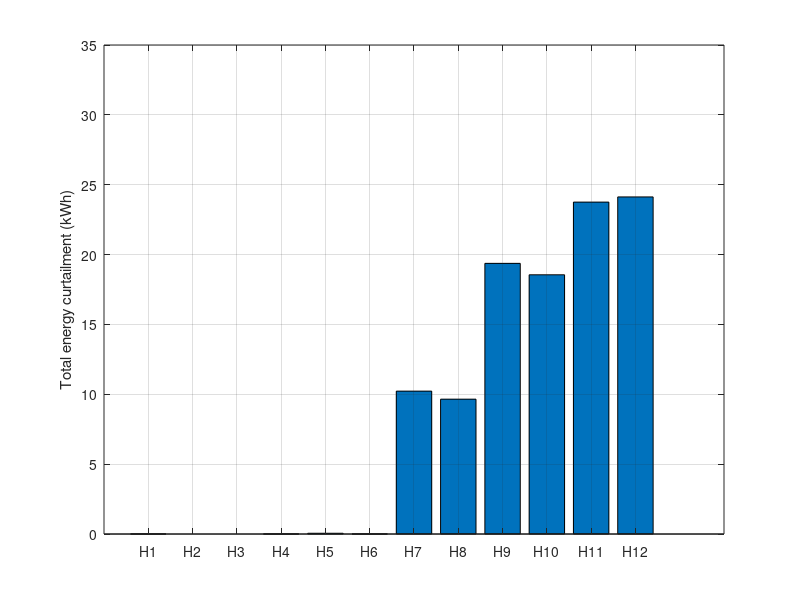
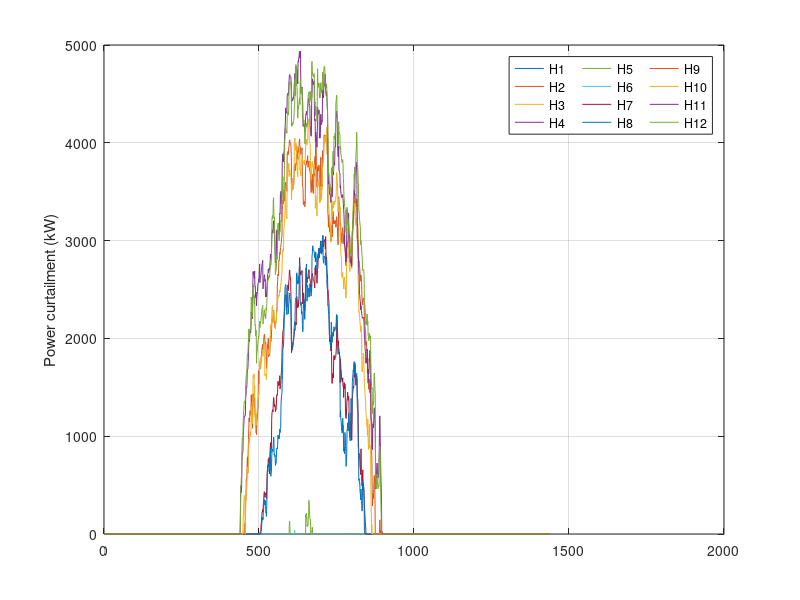
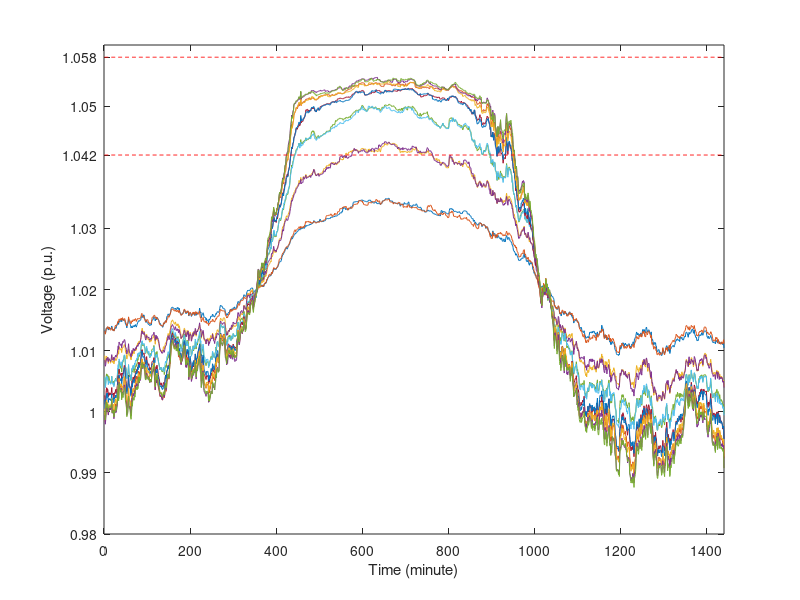

MATLAB code to generate these figures, in order:
%% Code generated : 4:41 PM, 6/19/2018
%% By: Kapil Duwadi, kapil.duwadi@jacks.sdstate.edu


%% Reads data
load input_data;
load volloaddroop;


power_curtailed = PMPPT(1:end-1) - (loaddata(1:end-1,:)-power(2:end,:));
House_wise_curtail = sum(power_curtailed);
total_curtail = sum(House_wise_curtail)/(60*1000);

%% Plots house wise curtailment
House_wise_curtail(House_wise_curtail<0) = 0;
figure('color',[1,1,1]);
set(gcf,'Position',[680,558,600,420]);
bar(House_wise_curtail/(60*1000));
ylabel('Total energy curtailment (kWh)');
xticks(1:12);
xticklabels({'H1','H2','H3','H4','H5','H6','H7','H8','H9','H10','H11','H12'});
ylim([0,35]);
grid on;
box on;
print(gcf,'Images\housewisecurtail_sweepedvcri','-dpng','-r600');

%% Plots power curtailment profile
figure('color',[1,1,1]);
set(gcf,'Position',[680,558,700,550]);
power_curtailed(power_curtailed<0) = 0;
plot(power_curtailed);
grid on;
box on;
ylabel('Power curtailment (kW)');
a = legend('H1','H2','H3','H4','H5','H6','H7','H8','H9','H10','H11','H12');
set(a,'NumColumns',3,'Location','NorthEast')
print(gcf,'Images\powercuratil_profile','-dpng','-r600');

%% Plots voltage profile

figure('color',[1,1,1]);
plot(voltage/240)
x1 = 1.042*ones(1,1440);
x2 = 1.058*ones(1,1440);
hold
yticks([0.98:0.01:1.03, 1.042, 1.05, 1.058]);
plot(x1,'--r')
plot(x2,'--r')
xlim([0,1440]);
xlabel('Time (minute)');
ylabel('Voltage (p.u.)');
print(gcf,'Images\voltage1042','-dpng','-r600');